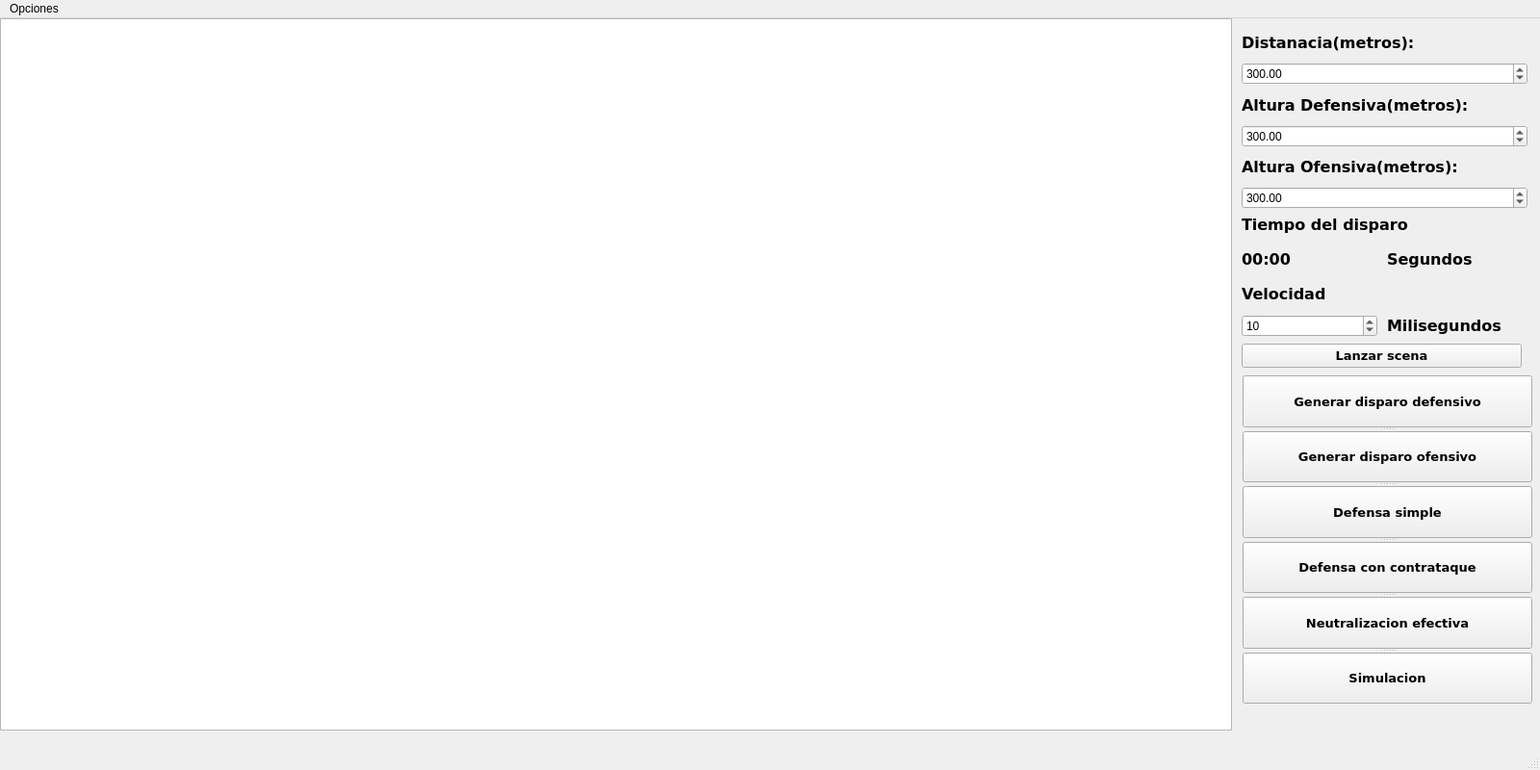
<?xml version="1.0" encoding="UTF-8"?>
<ui version="4.0">
 <class>MainWindow</class>
 <widget class="QMainWindow" name="MainWindow">
  <property name="geometry">
   <rect>
    <x>0</x>
    <y>0</y>
    <width>1600</width>
    <height>800</height>
   </rect>
  </property>
  <property name="maximumSize">
   <size>
    <width>1600</width>
    <height>800</height>
   </size>
  </property>
  <property name="windowTitle">
   <string>Parcial Final</string>
  </property>
  <property name="windowIcon">
   <iconset resource="datos.qrc">
    <normaloff>:/pictures/canon.png</normaloff>:/pictures/canon.png</iconset>
  </property>
  <property name="iconSize">
   <size>
    <width>48</width>
    <height>48</height>
   </size>
  </property>
  <widget class="QWidget" name="centralwidget">
   <widget class="QGraphicsView" name="graphicsView">
    <property name="geometry">
     <rect>
      <x>0</x>
      <y>0</y>
      <width>1280</width>
      <height>740</height>
     </rect>
    </property>
   </widget>
   <widget class="QWidget" name="">
    <property name="geometry">
     <rect>
      <x>1290</x>
      <y>200</y>
      <width>291</width>
      <height>163</height>
     </rect>
    </property>
    <layout class="QGridLayout" name="gridLayout">
     <property name="leftMargin">
      <number>0</number>
     </property>
     <property name="topMargin">
      <number>0</number>
     </property>
     <property name="rightMargin">
      <number>0</number>
     </property>
     <property name="bottomMargin">
      <number>0</number>
     </property>
     <property name="horizontalSpacing">
      <number>10</number>
     </property>
     <property name="verticalSpacing">
      <number>7</number>
     </property>
     <item row="2" column="0" colspan="2">
      <widget class="QLabel" name="label_5">
       <property name="font">
        <font>
         <family>Verdana</family>
         <pointsize>12</pointsize>
         <weight>75</weight>
         <bold>true</bold>
        </font>
       </property>
       <property name="text">
        <string>Velocidad</string>
       </property>
      </widget>
     </item>
     <item row="1" column="1">
      <widget class="QLabel" name="label_7">
       <property name="font">
        <font>
         <family>Verdana</family>
         <pointsize>12</pointsize>
         <weight>75</weight>
         <bold>true</bold>
        </font>
       </property>
       <property name="text">
        <string>Segundos</string>
       </property>
      </widget>
     </item>
     <item row="3" column="0">
      <widget class="QSpinBox" name="crono">
       <property name="maximum">
        <number>1000</number>
       </property>
       <property name="value">
        <number>10</number>
       </property>
      </widget>
     </item>
     <item row="1" column="0">
      <widget class="QLabel" name="tiempo">
       <property name="font">
        <font>
         <family>Verdana</family>
         <pointsize>12</pointsize>
         <weight>75</weight>
         <bold>true</bold>
        </font>
       </property>
       <property name="text">
        <string>00:00</string>
       </property>
      </widget>
     </item>
     <item row="3" column="1">
      <widget class="QLabel" name="label_6">
       <property name="font">
        <font>
         <family>Verdana</family>
         <pointsize>12</pointsize>
         <weight>75</weight>
         <bold>true</bold>
        </font>
       </property>
       <property name="text">
        <string>Milisegundos</string>
       </property>
      </widget>
     </item>
     <item row="0" column="0" colspan="2">
      <widget class="QLabel" name="label_4">
       <property name="font">
        <font>
         <family>Verdana</family>
         <pointsize>12</pointsize>
         <weight>75</weight>
         <bold>true</bold>
        </font>
       </property>
       <property name="text">
        <string>Tiempo del disparo</string>
       </property>
      </widget>
     </item>
     <item row="4" column="0" colspan="2">
      <widget class="QPushButton" name="lanzar">
       <property name="font">
        <font>
         <family>Verdana</family>
         <pointsize>10</pointsize>
         <weight>75</weight>
         <bold>true</bold>
        </font>
       </property>
       <property name="text">
        <string>Lanzar scena</string>
       </property>
      </widget>
     </item>
    </layout>
   </widget>
   <widget class="QWidget" name="">
    <property name="geometry">
     <rect>
      <x>1290</x>
      <y>11</y>
      <width>297</width>
      <height>187</height>
     </rect>
    </property>
    <layout class="QVBoxLayout" name="verticalLayout">
     <item>
      <widget class="QLabel" name="label">
       <property name="font">
        <font>
         <family>Verdana</family>
         <pointsize>12</pointsize>
         <weight>75</weight>
         <bold>true</bold>
        </font>
       </property>
       <property name="text">
        <string>Distanacia(metros):</string>
       </property>
      </widget>
     </item>
     <item>
      <widget class="QDoubleSpinBox" name="distancia">
       <property name="minimum">
        <double>0.000000000000000</double>
       </property>
       <property name="maximum">
        <double>4800.000000000000000</double>
       </property>
       <property name="value">
        <double>300.000000000000000</double>
       </property>
      </widget>
     </item>
     <item>
      <widget class="QLabel" name="label_2">
       <property name="font">
        <font>
         <family>Verdana</family>
         <pointsize>12</pointsize>
         <weight>75</weight>
         <bold>true</bold>
        </font>
       </property>
       <property name="text">
        <string>Altura Defensiva(metros):</string>
       </property>
      </widget>
     </item>
     <item>
      <widget class="QDoubleSpinBox" name="alt_def">
       <property name="maximum">
        <double>720.000000000000000</double>
       </property>
       <property name="value">
        <double>300.000000000000000</double>
       </property>
      </widget>
     </item>
     <item>
      <widget class="QLabel" name="label_3">
       <property name="font">
        <font>
         <family>Verdana</family>
         <pointsize>12</pointsize>
         <weight>75</weight>
         <bold>true</bold>
        </font>
       </property>
       <property name="text">
        <string>Altura Ofensiva(metros):</string>
       </property>
      </widget>
     </item>
     <item>
      <widget class="QDoubleSpinBox" name="alt_ofe">
       <property name="maximum">
        <double>720.000000000000000</double>
       </property>
       <property name="value">
        <double>300.000000000000000</double>
       </property>
      </widget>
     </item>
    </layout>
   </widget>
   <widget class="QSplitter" name="splitter">
    <property name="geometry">
     <rect>
      <x>1291</x>
      <y>371</y>
      <width>301</width>
      <height>341</height>
     </rect>
    </property>
    <property name="orientation">
     <enum>Qt::Vertical</enum>
    </property>
    <widget class="QPushButton" name="defensivo">
     <property name="font">
      <font>
       <family>Verdana</family>
       <pointsize>10</pointsize>
       <weight>75</weight>
       <bold>true</bold>
      </font>
     </property>
     <property name="text">
      <string>Generar disparo defensivo</string>
     </property>
    </widget>
    <widget class="QPushButton" name="ofensivo">
     <property name="font">
      <font>
       <family>Verdana</family>
       <pointsize>10</pointsize>
       <weight>75</weight>
       <bold>true</bold>
      </font>
     </property>
     <property name="text">
      <string>Generar disparo ofensivo</string>
     </property>
    </widget>
    <widget class="QPushButton" name="simple">
     <property name="font">
      <font>
       <family>Verdana</family>
       <pointsize>10</pointsize>
       <weight>75</weight>
       <bold>true</bold>
      </font>
     </property>
     <property name="text">
      <string>Defensa simple</string>
     </property>
    </widget>
    <widget class="QPushButton" name="contrataque">
     <property name="font">
      <font>
       <family>Verdana</family>
       <pointsize>10</pointsize>
       <weight>75</weight>
       <bold>true</bold>
      </font>
     </property>
     <property name="text">
      <string>Defensa con contrataque</string>
     </property>
    </widget>
    <widget class="QPushButton" name="neutralizar">
     <property name="font">
      <font>
       <family>Verdana</family>
       <pointsize>10</pointsize>
       <weight>75</weight>
       <bold>true</bold>
      </font>
     </property>
     <property name="text">
      <string>Neutralizacion efectiva</string>
     </property>
    </widget>
    <widget class="QPushButton" name="simulacion">
     <property name="font">
      <font>
       <family>Verdana</family>
       <pointsize>10</pointsize>
       <weight>75</weight>
       <bold>true</bold>
      </font>
     </property>
     <property name="text">
      <string>Simulacion</string>
     </property>
    </widget>
   </widget>
  </widget>
  <widget class="QMenuBar" name="menubar">
   <property name="geometry">
    <rect>
     <x>0</x>
     <y>0</y>
     <width>1600</width>
     <height>25</height>
    </rect>
   </property>
   <widget class="QMenu" name="menuOpciones">
    <property name="title">
     <string>Opciones</string>
    </property>
    <addaction name="actionPausa"/>
   </widget>
   <addaction name="menuOpciones"/>
  </widget>
  <widget class="QStatusBar" name="statusbar"/>
  <action name="actionPausa">
   <property name="text">
    <string>Pausa</string>
   </property>
   <property name="shortcut">
    <string>Esc</string>
   </property>
  </action>
 </widget>
 <resources>
  <include location="datos.qrc"/>
 </resources>
 <connections/>
</ui>
